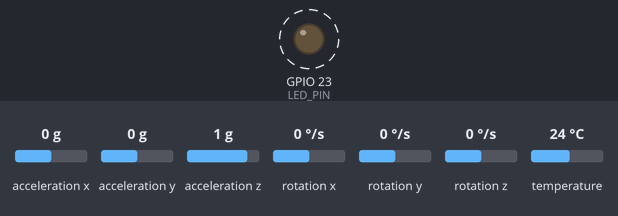
Recording of a sketch running on a simulated ESP32. On the bench: output pins drawn as LEDs (lit = HIGH). Dashed ring = blinking. Inputs (shaded band) come from the test bench; at power-on: acceleration x 0 g, acceleration y 0 g, acceleration z 1 g, rotation x 0 °/s, rotation y 0 °/s, rotation z 0 °/s, temperature 24 °C. What the sketch prints to the serial monitor is not drawn.

Above: at 0.6 s.
Timing chart, 0 to 3.0 s (numbered marks = the images above):
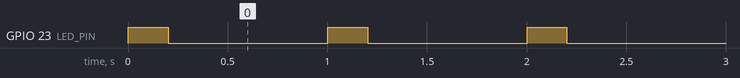

The sketch:

LB_IOT_P2_2_4.ino
```cpp
// ------------------------------------------------------------
//  Author: Miguel A.Lorenzo
//  Date: 21/09/2026
//  Subject: IoT Communications Laboratory
//  Master: MSc in Electronic Engineering
//  University: University of Zaragoza EINA/UNIZAR
// ------------------------------------------------------------
/*
 * Microcontroller: ESP32 / Arduino Framework
 * OS: FreeRTOS
 * Lab Assignment: Practical Exercise 2.3 (IoT Communications Laboratory)
 * Hardware: Adafruit MPU6050 (I2C Bus: SDA=GPIO21, SCL=GPIO22), Indicator LED (GPIO23)
 *
 * Description:
 *   FreeRTOS implementation utilizing concurrent tasks and an Idle Hook.
 *   - Task 1 (task_sensor) : Periodically samples 3-axis acceleration every 100 ms via I2C.
 *   - Task 2 (task_uart)   : Transmits acceleration metrics over UART every 1000 ms
 *                            and triggers an indicator LED pulse for 200 ms.
 *   - Idle Hook            : Executes when the CPU has no active tasks to process.
 */

#include <Adafruit_MPU6050.h>
#include <Adafruit_Sensor.h>
#include <Wire.h>
#include "esp_freertos_hooks.h"

Adafruit_MPU6050 mpu;

#define LED_PIN 23
#define TIME_SAMPLE 100
#define TIME_BLINK 200
#define TIME_PRINTER 1000

// Global variables to store acceleration values
float ax, ay, az;

// FUNCTION DECLARATIONS
bool idle_hook_function();
void task_sensor(void *parameter);
void task_uart(void *parameter);
void printer();

void setup() {
  Serial.begin(115200);
  pinMode(LED_PIN, OUTPUT);
  digitalWrite(LED_PIN, LOW);

  while (!Serial && millis() < 2000);

  Wire.begin(21, 22);

  if (!mpu.begin()) {
    Serial.println("Error: MPU6050 not found!");
    while (1);
  }

  // Register FreeRTOS Idle Hook
  esp_register_freertos_idle_hook(idle_hook_function);

  // Create FreeRTOS Tasks
  xTaskCreate(task_sensor, "Task_Sensor", 2048, NULL, 1, NULL);
  xTaskCreate(task_uart,   "Task_UART",   2048, NULL, 1, NULL);
}

void loop() {
  vTaskDelay(pdMS_TO_TICKS(TIME_PRINTER));
}

// FreeRTOS Idle Hook Callback
bool idle_hook_function() {
  // Microcontroller is idle in this state
  return true;
}

// Task 1: Reads acceleration from MPU6050 every 100 ms
void task_sensor(void *parameter) {
  sensors_event_t a, g, temp;

  for (;;) {
    mpu.getEvent(&a, &g, &temp);

    ax = a.acceleration.x;
    ay = a.acceleration.y;
    az = a.acceleration.z;

    vTaskDelay(pdMS_TO_TICKS(TIME_SAMPLE));
  }
  vTaskDelete(NULL);
}

// Task 2: Transmits data over UART and manages LED pulse
void task_uart(void *parameter) {
  for (;;) {
    printer();

    digitalWrite(LED_PIN, HIGH);
    vTaskDelay(pdMS_TO_TICKS(TIME_BLINK));

    digitalWrite(LED_PIN, LOW);
    vTaskDelay(pdMS_TO_TICKS(TIME_PRINTER - TIME_BLINK));
  }
  vTaskDelete(NULL);
}

// Function to format and output acceleration values over UART
void printer() {
  Serial.print("Accel X: ");
  Serial.print(ax);
  Serial.print(" Y: ");
  Serial.print(ay);
  Serial.print(" Z: ");
  Serial.println(az);
}
```

Measured:
- by itself, GPIO 23 (LED_PIN): alternates HIGH for 0.20 s and LOW for 0.80 s
